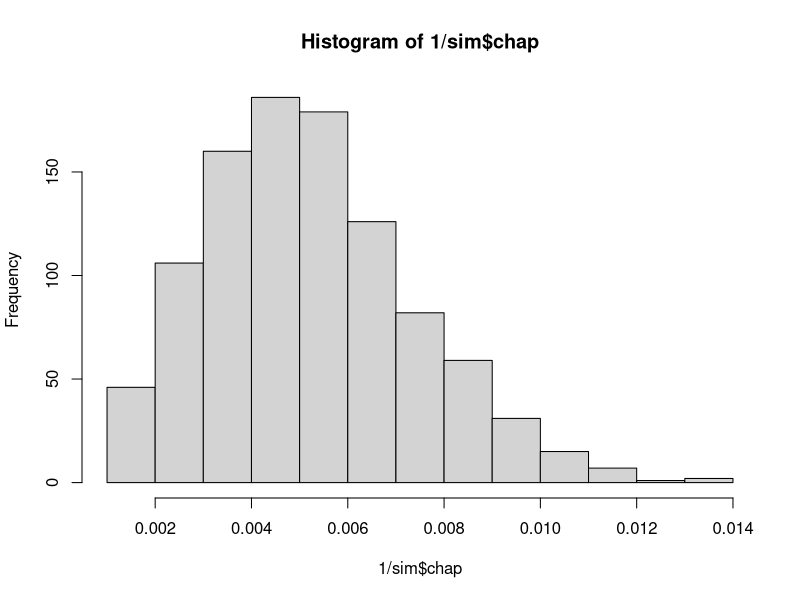
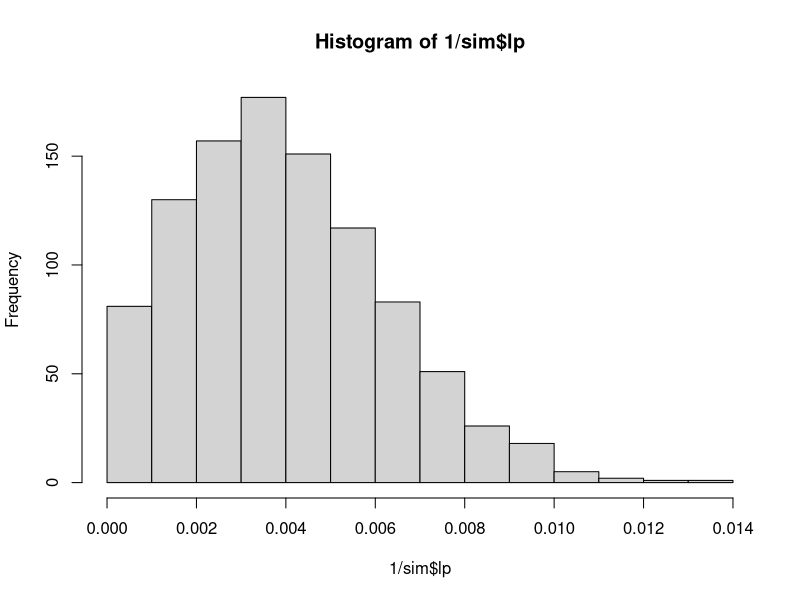

The R source for these figures, in order:
# Mark Recapture Simulation 
# To look at the consequences of different types of bias during one or both capture events
# and coverage probability of different types of confidence intervals

library(tidyverse)


#==== Stage-1: Create fish population and mark them 

mark_fish <- function(N, bias = "random", bias_amt = c(.5,.2)){
  
  # if bias criteria is met, the fish is tagged with probability bias[1], else prob is bias[2]
  # N is size of the entire fish population
  # Lengths are skewed
  
  # initialize population: locations and lengths

  x <- runif(n=N, min = 0, max = 1)
  y <- runif(n=N, min = 0, max = 1)
  lengths <- rgamma(n = N, shape = 5, scale = 50)
  
  
  # each row in fish_pop is a fish in the lake

  fish_pop <- data.frame(lengths, x, y)
  
  
  
  # potentially biased tagging stage
  # a tagged column will determine whether it was caught during initial tagging event
  
  # if all fish have equal probability of being captured
  if (bias == "random"){
  
    # size is the number of trials, so below is N iid bernoulli outcomes
    fish_pop$M <- rbinom(n = N, size = 1, p = bias_amt[2])
  
    
  # if which half of the lake the fish is in changes capture prob
  } else if (bias == "geo_bias") {
    
    num_true <- sum(fish_pop$y >= .5)
    num_false <- N-num_true
    
    fish_pop$M <- ifelse(test = fish_pop$y >= .5,
                              yes = rbinom(n = num_true, size = 1,p = bias_amt[1]),
                              no = rbinom(n = num_false, size = 1, p = bias_amt[2]))
    
  # if size influences capture prob
  } else if (bias == "size_bias"){
    
    num_true <- sum(fish_pop$length >= 375)
    num_false <- N-num_true
    
    fish_pop$M <- ifelse(test = fish_pop$length >= 375,
                              yes = rbinom(n = num_true, size = 1, p = bias_amt[1]),
                              no = rbinom(n = num_false ,size = 1, p = bias_amt[2]))
  }
  
  return(fish_pop)
  
  }



# ==== Stage 2: Recapture event 

recap_fish <- function(marked_pop, bias = "random", bias_amt = c(.5,.2)){
  
  N <- length(marked_pop$y)
  
  if (bias == "random"){
    
    marked_pop$C <- rbinom(n = N, size = 1, bias_amt[2])
    
    
  } else if (bias == "geo_bias") {
    
    # ============= make a function to wrap these three lines ===============
    num_true <- sum(marked_pop$y >= .5)
    num_false <- N-num_true
    
    marked_pop$C <- ifelse(test = marked_pop$y >= .5,
                               yes = rbinom(n = num_true, size = 1, p = bias_amt[1]),
                               no = rbinom(n = num_false, size = 1, p = bias_amt[2]))
    
    
  } else if (bias == "size_bias"){
    
    num_true <- sum(marked_pop$length >= 375)
    num_false <- N-num_true
    
    marked_pop$C <- ifelse(test = marked_pop$length >= 375,
                               yes = rbinom(n = num_true, size = 1, bias_amt[1]),
                               no = rbinom(n = num_false, size = 1, bias_amt[2]))
    
  }
  
  marked_pop$R <- ((marked_pop$M == 1) & (marked_pop$C == 1))
  return(marked_pop)
}
    
     
     

     
     
# left off: fringe cases for phat and m on pg 63 of seber
# employ different techniques depending on scenario and compare
    
run_sim <- function(num_sims = 1000,
                    pop_size_per_sim = 1000,
                    event1bias = "random",
                    event2bias = "random",
                    bias_amt1 = c(.5,.2),
                    bias_amt2 = c(.5,.2)){
  
  
  estimates <- data.frame(pop = rep(pop_size_per_sim, times = num_sims))
  i <- 1
  
  while (i <= num_sims){
    
  
    out <- mark_fish(pop_size_per_sim, bias = event1bias, bias_amt = bias_amt1) %>% recap_fish(bias = event2bias, bias_amt = bias_amt2)
    
    estimates$M[i] <- sum(out$M)
    estimates$C[i] <- sum(out$C)
    estimates$R[i] <- sum(out$R)
   
    lp <- (estimates$M[i]*estimates$C[i])/estimates$R[i]
    chap <- (estimates$M[i] + 1)*(estimates$C[i] + 1)/(estimates$R[i] + 1)
    
    estimates$lp[i] <- lp
    estimates$chap[i] <- chap
     
    # variance of 1/lp from Ricker 1975 pg 78
    estimates$inv_lp[i] <- 1/estimates$lp[i]
    estimates$var_inv_lp[i] <- (estimates$R[i]*(estimates$C[i]-estimates$R[i]))/(estimates$M[i]^2*estimates$C[i]^3)
    
    estimates$z_lower[i] <- 1/(estimates$inv_lp[i] - 1.96*sqrt(estimates$var_inv_lp[i]))
    estimates$z_upper[i] <- 1/(estimates$inv_lp[i] + 1.96*sqrt(estimates$var_inv_lp[i]))
    
    # source for pois interval http://ms.mcmaster.ca/peter/s743/poissonalpha.html
    # Find interval for R, then use it in lp estimate for N
    estimates$pois_lower[i] <- (estimates$C[i]*estimates$M[i])/(qchisq(0.975, 2*estimates$R[i])/2)
    estimates$pois_upper[i] <- (estimates$C[i]*estimates$M[i])/(qchisq(0.025, 2*estimates$R[i])/2)
    
    
    i <- i+1
  }
  
  return(as_tibble(estimates))
}


sim <- run_sim(num_sims = 1000, pop_size_per_sim = 250, bias_amt1 = c(0,.1), bias_amt2 = c(0,.1))    

sim <- sim %>% mutate(z_yes = (pop >= z_upper & pop <= z_lower), pois_yes = (pop >= pois_lower & pop <= pois_upper) )


sum(sim$z_yes/length(sim$z_yes))
sum(sim$pois_yes/length(sim$pois_yes))

mean(sim$R)
sim

hist(1/sim$chap)
hist(1/sim$lp)
